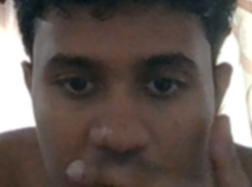
#> input picture data/enrolled_faces/EG_2021_4385/EG_2021_4385_000.png, 252 x 187 px
$ python -i preprocess.py   (imports and definitions only)
#> lines starting #> are read from the running program, lines starting #| are printed output that depends on the picture
### utils.py
"""Shared utilities for VisionGate: logging, directory bootstrap, drawing helpers, session IDs."""

from __future__ import annotations

import logging
from datetime import datetime, timedelta
from pathlib import Path
from typing import Sequence

import cv2
import numpy as np

import config

_LOG_DIR: Path = config.PROJECT_ROOT / "logs"
_LOG_FILE: Path = _LOG_DIR / "visiongate.log"
_LOG_FORMAT: str = "%(asctime)s | %(levelname)s | %(name)s | %(message)s"

_STATUS_COLORS: dict[str, tuple[int, int, int]] = {
    "recognized": (0, 200, 0),    # GREEN (BGR)
    "unknown": (0, 0, 220),       # RED
    "spoof": (0, 220, 220),       # YELLOW
}


def get_logger(name: str) -> logging.Logger:
    """Return a configured logger that writes to console and ``logs/visiongate.log``.

    The logger level is taken from ``config.LOG_LEVEL``. Handlers are only
    attached once per logger to avoid duplicate output on repeated calls.
    """
    _LOG_DIR.mkdir(parents=True, exist_ok=True)

    logger = logging.getLogger(name)
    level = getattr(logging, str(config.LOG_LEVEL).upper(), logging.INFO)
    logger.setLevel(level)

    if not logger.handlers:
        formatter = logging.Formatter(_LOG_FORMAT)

        console = logging.StreamHandler()
        console.setLevel(level)
        console.setFormatter(formatter)
        logger.addHandler(console)

        file_handler = logging.FileHandler(_LOG_FILE, encoding="utf-8")
        file_handler.setLevel(level)
        file_handler.setFormatter(formatter)
        logger.addHandler(file_handler)

        logger.propagate = False

    return logger


# [84 lines left out: functions ensure_dirs, draw_bounding_box, get_session_id, not called in this run]

### config.py
"""Configuration constants for VisionGate.

All paths use pathlib.Path. Values can be overridden via a .env file
loaded with python-dotenv.
"""

from __future__ import annotations

import os
from pathlib import Path

import cv2
from dotenv import load_dotenv

load_dotenv()

PROJECT_ROOT: Path = Path(__file__).resolve().parent


def _env(name: str, default):
    """Return env var cast to the type of default, or default if unset."""
    raw = os.getenv(name)
    if raw is None or raw == "":
        return default
    if isinstance(default, bool):
        return raw.lower() in {"1", "true", "yes", "on"}
    if isinstance(default, int):
        return int(raw)
    if isinstance(default, float):
        return float(raw)
    return raw


# Camera / frame capture
CAMERA_INDEX: int = _env("CAMERA_INDEX", 0)
FRAME_WIDTH: int = _env("FRAME_WIDTH", 640)
FRAME_HEIGHT: int = _env("FRAME_HEIGHT", 480)
FRAME_SKIP: int = _env("FRAME_SKIP", 3)

# Enrollment / recognition
ENROLLMENT_IMAGES: int = _env("ENROLLMENT_IMAGES", 20)
RECOGNITION_THRESHOLD: float = _env("RECOGNITION_THRESHOLD", 0.45)
MIN_FACE_CONFIDENCE: float = _env("MIN_FACE_CONFIDENCE", 0.75)
MIN_FACE_SIZE: tuple[int, int] = (60, 60)

# Haar cascade bundled with OpenCV
HAAR_CASCADE_PATH: Path = Path(cv2.data.haarcascades) / "haarcascade_frontalface_default.xml"

# Data paths
DB_PATH: Path = PROJECT_ROOT / "data" / "attendance.db"
ENCODINGS_PATH: Path = PROJECT_ROOT / "data" / "encodings" / "encodings.pkl"
LBPH_MODEL_PATH: Path = PROJECT_ROOT / "data" / "encodings" / "lbph_model.yml"
ATTENDANCE_CSV_DIR: Path = PROJECT_ROOT / "data" / "attendance"
ENROLLED_FACES_DIR: Path = PROJECT_ROOT / "data" / "enrolled_faces"

# Attendance behavior
DUPLICATE_WINDOW_SECONDS: int = _env("DUPLICATE_WINDOW_SECONDS", 300)

# Liveness (eye aspect ratio)
EAR_THRESHOLD: float = _env("EAR_THRESHOLD", 0.25)
EAR_CONSEC_FRAMES: int = _env("EAR_CONSEC_FRAMES", 2)

# Logging
LOG_LEVEL: str = _env("LOG_LEVEL", "INFO")

### preprocess.py
"""Image preprocessing helpers.

Functions take and return numpy arrays in OpenCV BGR layout unless noted.
"""

from __future__ import annotations

from typing import List, Tuple

import cv2
import numpy as np

from utils import get_logger

logger = get_logger(__name__)


def resize_frame(frame: np.ndarray, width: int, height: int) -> np.ndarray:
    """Resize ``frame`` to exactly ``(width, height)`` pixels.

    Args:
        frame: Input image of shape (H, W) or (H, W, C).
        width: Target width in pixels.
        height: Target height in pixels.

    Returns:
        The resized image with shape (height, width[, C]).
    """
    if frame is None:
        raise ValueError("frame is None")
    if width <= 0 or height <= 0:
        raise ValueError("width and height must be positive")
    return cv2.resize(frame, (int(width), int(height)), interpolation=cv2.INTER_AREA)


def to_grayscale(frame: np.ndarray) -> np.ndarray:
    """Convert a BGR (or BGRA) image to single-channel grayscale.

    If ``frame`` is already 2D it is returned unchanged.
    """
    if frame is None:
        raise ValueError("frame is None")
    if frame.ndim == 2:
        return frame
    if frame.shape[2] == 4:
        return cv2.cvtColor(frame, cv2.COLOR_BGRA2GRAY)
    return cv2.cvtColor(frame, cv2.COLOR_BGR2GRAY)


def apply_clahe(gray_frame: np.ndarray) -> np.ndarray:
    """Apply CLAHE with ``clipLimit=2.0`` and ``tileGridSize=(8, 8)``.

    Args:
        gray_frame: Single-channel uint8 image.

    Returns:
        Contrast-enhanced single-channel uint8 image.
    """
    if gray_frame is None:
        raise ValueError("gray_frame is None")
    if gray_frame.ndim != 2:
        gray_frame = to_grayscale(gray_frame)
    if gray_frame.dtype != np.uint8:
        gray_frame = gray_frame.astype(np.uint8)
    clahe = cv2.createCLAHE(clipLimit=2.0, tileGridSize=(8, 8))
    return clahe.apply(gray_frame)


def denoise(frame: np.ndarray) -> np.ndarray:
    """Smooth ``frame`` with a 5x5 Gaussian blur.

    Args:
        frame: Image of any channel count.

    Returns:
        Blurred image with the same shape and dtype.
    """
    if frame is None:
        raise ValueError("frame is None")
    return cv2.GaussianBlur(frame, (5, 5), 0)


# [22 lines left out: functions normalize_frame, _rotate, not called in this run]


def _adjust_brightness(image: np.ndarray, delta: int) -> np.ndarray:
    return cv2.convertScaleAbs(image, alpha=1.0, beta=float(delta))


# [32 lines left out: functions _add_gaussian_noise, augment_image, not called in this run]


def full_preprocess_pipeline(frame: np.ndarray) -> Tuple[np.ndarray, np.ndarray]:
    """Run the standard preprocessing pipeline for detection.

    Steps:
        1. Resize to ``(FRAME_WIDTH, FRAME_HEIGHT)`` from config.
        2. Denoise (Gaussian 5x5).
        3. Convert to grayscale and apply CLAHE.

    Args:
        frame: Raw BGR camera frame.

    Returns:
        Tuple ``(color_frame, gray_enhanced_frame)`` where ``color_frame``
        is the resized + denoised BGR image and ``gray_enhanced_frame`` is
        the CLAHE-enhanced grayscale image.
    """
    import config  # local import keeps test overrides easy

    resized = resize_frame(frame, config.FRAME_WIDTH, config.FRAME_HEIGHT)
    color_frame = denoise(resized)
    gray = to_grayscale(color_frame)
    gray_enhanced = apply_clahe(gray)
    return color_frame, gray_enhanced

>>> import cv2
>>> picture = cv2.imread('data/enrolled_faces/EG_2021_4385/EG_2021_4385_000.png')
#> picture is the input picture: shape (187, 252, 3); mean B, G, R 84.3, 89.5, 100
>>> result = full_preprocess_pipeline(picture)
#> in apply_clahe, `return clahe.apply(gray_frame)`:
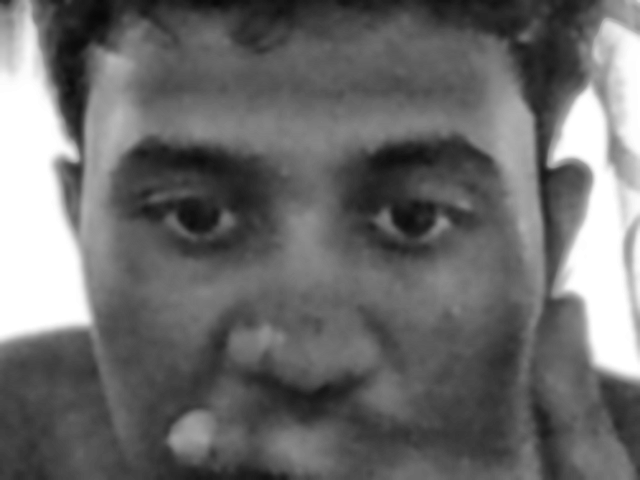
#> returned value: shape (480, 640); min 8, max 255, mean 107.6

$ run again, on data/enrolled_faces/EG_2021_4385/EG_2021_4385_003.png
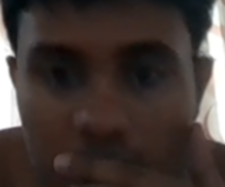
#> input picture data/enrolled_faces/EG_2021_4385/EG_2021_4385_003.png, 225 x 187 px
#> picture is the input picture: shape (187, 225, 3); mean B, G, R 53, 56.8, 67.4
#> in resize_frame, `return cv2.resize(frame, (int(width), int(height)), interpolation=cv2...`:
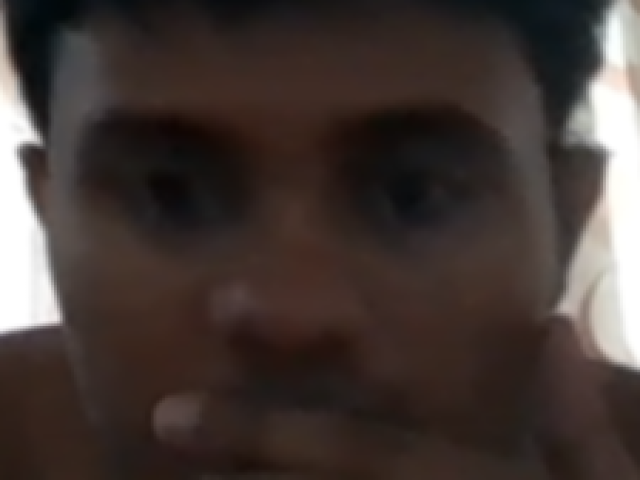
#> returned value: shape (480, 640, 3); mean of channels 0, 1, 2 53, 56.8, 67.4; drawn as B, G, R
#> in apply_clahe, `return clahe.apply(gray_frame)`:
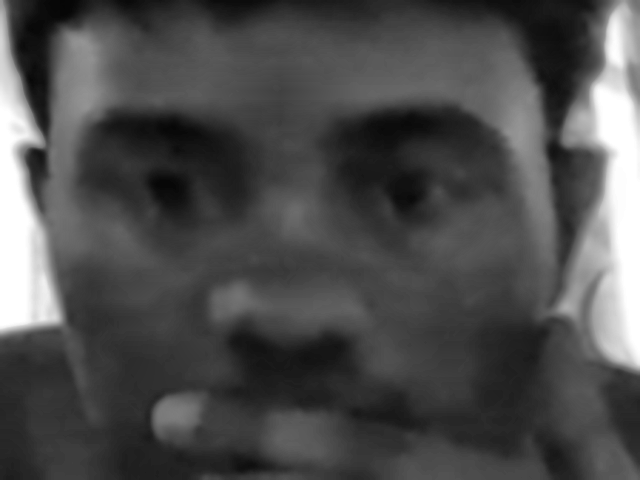
#> returned value: shape (480, 640); min 5, max 255, mean 76.8
